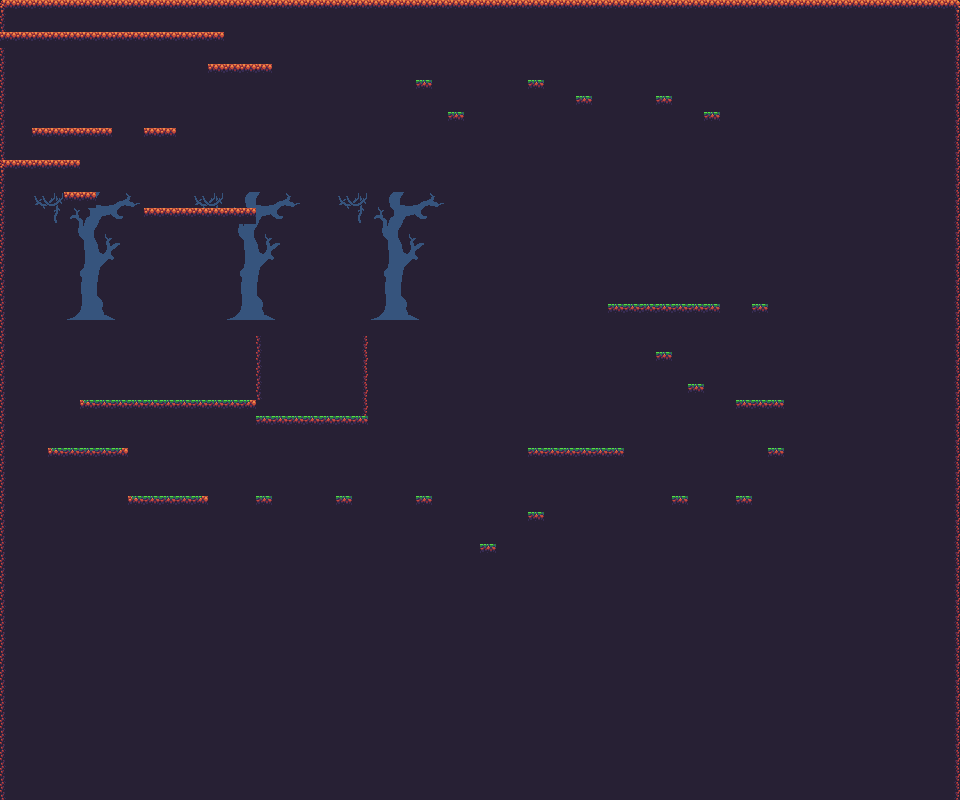

Rendered tile map (Tiled .tmx) drawn with the repository's tilesets; below, a short description and the map source with its tile grids summarised:
An orthogonal 60x50 tile map with 16x16 px tiles, 3 tile layers (Background, background2, floor), 2 tilesets and 48 objects (28x Col, 8x enemy, 7x Wall, 2x Down, death, ...).

<map version="1.10" tiledversion="1.11.2" orientation="orthogonal" renderorder="right-down" width="60" height="50" tilewidth="16" tileheight="16" infinite="0" nextlayerid="11" nextobjectid="57">
 <tileset firstgid="1" source="world_tileset.tsx" />
 <tileset firstgid="257" source="sheet1.tsx" />
 <layer id="1" name="Background" width="60" height="50">
  <data>[3000 cells, 3000 non-empty, 1 distinct tile ids]</data>
 </layer>
 <layer id="2" name="background2" width="60" height="50">
  <data>[3000 cells, 326 non-empty, 61 distinct tile ids]</data>
 </layer>
 <layer id="4" name="floor" width="60" height="50">
  <data>[3000 cells, 109 non-empty, 7 distinct tile ids]</data>
 </layer>
 <objectgroup id="8" name="Enemy">
  <object id="9" name="Enemy" type="enemy" x="33.7216" y="117.2">
   <point />
  </object>
  <object id="18" name="Enemy" type="enemy" x="105.5" y="394">
   <point />
  </object>
  <object id="20" name="Enemy2" type="enemy" x="172.75" y="391.5">
   <point />
  </object>
  <object id="22" name="Enemy2" type="enemy" x="149.681" y="200.515">
   <point />
  </object>
  <object id="32" name="Enemy2" type="enemy" x="561.84" y="437.622">
   <point />
  </object>
  <object id="33" name="Enemy" type="enemy" x="536.456" y="439.596">
   <point />
  </object>
  <object id="41" name="Enemy" type="enemy" x="632.458" y="296.493">
   <point />
  </object>
  <object id="42" name="Enemy2" type="enemy" x="648.981" y="295.576">
   <point />
  </object>
 </objectgroup>
 <objectgroup id="5" name="Collision">
  <object id="2" name="Col" x="3.98944" y="32.9543" width="216.685" height="3.875" />
  <object id="3" name="Wall" x="-3.06424" y="-4.25257" width="6.12848" height="324.512" />
  <object id="5" name="Col" x="210.134" y="65.1507" width="59.375" height="3.875" />
  <object id="6" name="Col" x="144.973" y="127.998" width="29.6865" height="3.875" />
  <object id="8" name="Col" x="32.7272" y="128.447" width="79.4711" height="4.58245" />
  <object id="10" name="Col" x="4.09835" y="161.252" width="74.2721" height="3.875" />
  <object id="11" name="Col" x="64.7115" y="193.015" width="29.6865" height="3.875" />
  <object id="12" name="Col" x="144.636" y="208.751" width="110.037" height="3.875" />
  <object id="15" name="Col" type="Wall" x="81.0309" y="400.792" width="178.669" height="5.21322" />
  <object id="16" name="Col" type="Wall" x="50.8737" y="448.26" width="74.5532" height="5.21322" />
  <object id="21" name="Wall" x="257.583" y="336.256" width="2.36236" height="61.7703" />
  <object id="23" name="Col" x="257.028" y="496.576" width="13.659" height="3.875" />
  <object id="24" name="Col" type="Wall" x="258.831" y="417.118" width="113.531" height="5.21322" />
  <object id="25" name="Wall" x="363.956" y="340.216" width="2.36236" height="77.8253" />
  <object id="26" name="Col" x="337.52" y="497.031" width="13.659" height="3.875" />
  <object id="27" name="Col" x="415.545" y="497.199" width="13.659" height="3.875" />
  <object id="28" name="Col" x="479.82" y="544.212" width="13.659" height="3.875" />
  <object id="29" name="Col" x="528.668" y="511.891" width="13.659" height="3.875" />
  <object id="31" name="Col" x="529.525" y="449.029" width="91.654" height="3.875" />
  <object id="34" name="Col" x="674.778" y="498.02" width="13.659" height="3.875" />
  <object id="35" name="Col" x="736.59" y="497.6" width="13.659" height="3.875" />
  <object id="36" name="Col" x="768.967" y="449.665" width="13.659" height="3.875" />
  <object id="37" name="Col" x="737.01" y="400.888" width="44.3545" height="3.875" />
  <object id="38" name="Col" x="611.679" y="305.858" width="107.033" height="3.875" />
  <object id="39" name="Col" x="688.654" y="384.489" width="13.659" height="3.875" />
  <object id="40" name="Col" x="657.118" y="352.953" width="13.659" height="3.875" />
  <object id="44" name="Col" x="705.519" y="112.936" width="13.659" height="3.875" />
  <object id="45" name="Col" x="753.41" y="304.503" width="13.659" height="3.875" />
  <object id="46" name="Col" x="658.632" y="96.5253" width="13.659" height="3.875" />
  <object id="47" name="Col" x="577.249" y="97.1951" width="13.659" height="3.875" />
  <object id="48" name="Col" x="529.692" y="80.7846" width="13.659" height="3.875" />
  <object id="49" name="Col" x="447.64" y="112.266" width="13.659" height="3.875" />
  <object id="50" name="Col" x="540.074" y="25.5249" width="13.659" height="3.875" />
  <object id="51" name="Col" x="417.163" y="81.4544" width="13.659" height="3.875" />
  <object id="56" name="Col" type="Wall" x="130.105" y="496.623" width="74.5532" height="5.21322" />
 </objectgroup>
 <objectgroup id="7" name="Death_Zone">
  <object id="7" name="death" x="6.29602" y="617.113" width="952.444" height="11.5669" />
 </objectgroup>
 <objectgroup id="6" name="Player">
  <object id="1" name="Player" x="13.4701" y="20.3363">
   <point />
  </object>
  <object id="53" name="Port" x="467.866" y="30.4766">
   <point />
  </object>
 </objectgroup>
 <objectgroup id="9" name="platform">
  <object id="14" name="Down" x="260.661" y="204.358">
   <point />
  </object>
  <object id="43" name="Down" x="728.424" y="122.241">
   <point />
  </object>
 </objectgroup>
</map>
